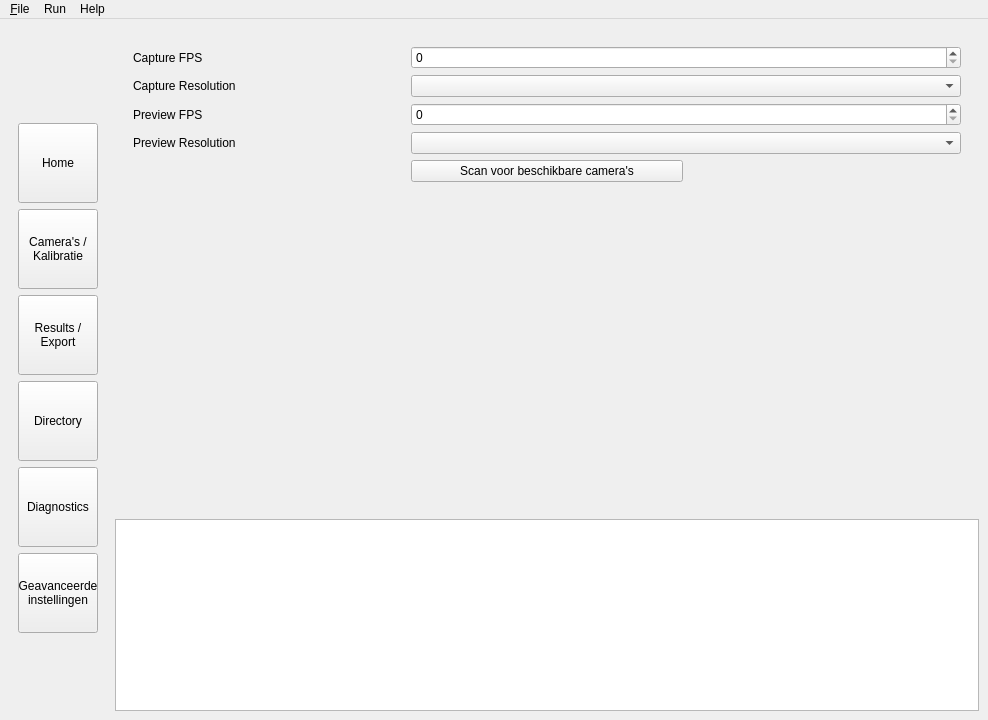
<?xml version="1.0" encoding="UTF-8"?>
<ui version="4.0">
 <class>MainWindow</class>
 <widget class="QMainWindow" name="MainWindow">
  <property name="enabled">
   <bool>true</bool>
  </property>
  <property name="geometry">
   <rect>
    <x>0</x>
    <y>0</y>
    <width>988</width>
    <height>720</height>
   </rect>
  </property>
  <property name="minimumSize">
   <size>
    <width>0</width>
    <height>0</height>
   </size>
  </property>
  <property name="maximumSize">
   <size>
    <width>16777215</width>
    <height>16777215</height>
   </size>
  </property>
  <property name="windowTitle">
   <string>MainWindow</string>
  </property>
  <property name="windowIcon">
   <iconset resource="../imagesGUI/resources.qrc">
    <normaloff>:/HU_Logo.png</normaloff>:/HU_Logo.png</iconset>
  </property>
  <widget class="QWidget" name="centralwidget">
   <property name="maximumSize">
    <size>
     <width>16777215</width>
     <height>16777215</height>
    </size>
   </property>
   <layout class="QGridLayout" name="gridLayout">
    <item row="1" column="3" colspan="3">
     <widget class="QFrame" name="frame_pages">
      <property name="frameShape">
       <enum>QFrame::NoFrame</enum>
      </property>
      <layout class="QGridLayout" name="gridLayout_2">
       <item row="0" column="1">
        <widget class="QStackedWidget" name="stackedWidget">
         <property name="currentIndex">
          <number>1</number>
         </property>
         <widget class="QWidget" name="page_home">
          <layout class="QGridLayout" name="gridLayout_4">
           <item row="2" column="2">
            <layout class="QHBoxLayout" name="horizontalLayout_2"/>
           </item>
           <item row="2" column="1">
            <widget class="QPushButton" name="btn_loadproject">
             <property name="sizePolicy">
              <sizepolicy hsizetype="Preferred" vsizetype="Preferred">
               <horstretch>0</horstretch>
               <verstretch>0</verstretch>
              </sizepolicy>
             </property>
             <property name="mouseTracking">
              <bool>true</bool>
             </property>
             <property name="text">
              <string>Load Project</string>
             </property>
            </widget>
           </item>
           <item row="1" column="1">
            <widget class="QPushButton" name="btn_newproject">
             <property name="sizePolicy">
              <sizepolicy hsizetype="Preferred" vsizetype="Preferred">
               <horstretch>0</horstretch>
               <verstretch>0</verstretch>
              </sizepolicy>
             </property>
             <property name="minimumSize">
              <size>
               <width>0</width>
               <height>0</height>
              </size>
             </property>
             <property name="maximumSize">
              <size>
               <width>16777215</width>
               <height>16777215</height>
              </size>
             </property>
             <property name="sizeIncrement">
              <size>
               <width>0</width>
               <height>0</height>
              </size>
             </property>
             <property name="baseSize">
              <size>
               <width>0</width>
               <height>0</height>
              </size>
             </property>
             <property name="mouseTracking">
              <bool>true</bool>
             </property>
             <property name="text">
              <string>New Project</string>
             </property>
             <property name="iconSize">
              <size>
               <width>16</width>
               <height>16</height>
              </size>
             </property>
            </widget>
           </item>
           <item row="3" column="1">
            <layout class="QVBoxLayout" name="verticalLayout_4"/>
           </item>
           <item row="2" column="0">
            <layout class="QHBoxLayout" name="horizontalLayout"/>
           </item>
           <item row="0" column="1">
            <widget class="QLabel" name="label_main_text">
             <property name="layoutDirection">
              <enum>Qt::LeftToRight</enum>
             </property>
             <property name="text">
              <string>Hallo!!</string>
             </property>
             <property name="textFormat">
              <enum>Qt::PlainText</enum>
             </property>
             <property name="alignment">
              <set>Qt::AlignCenter</set>
             </property>
            </widget>
           </item>
          </layout>
         </widget>
         <widget class="QWidget" name="page_cameras">
          <layout class="QGridLayout" name="gridLayout_3">
           <item row="3" column="0">
            <widget class="QLabel" name="lab_">
             <property name="text">
              <string>Preview Resolution</string>
             </property>
            </widget>
           </item>
           <item row="1" column="1" colspan="2">
            <widget class="QComboBox" name="combo_cap_res"/>
           </item>
           <item row="0" column="1" colspan="2">
            <widget class="QSpinBox" name="spin_cap_fps"/>
           </item>
           <item row="2" column="0">
            <widget class="QLabel" name="lab_pre_fps">
             <property name="text">
              <string>Preview FPS</string>
             </property>
            </widget>
           </item>
           <item row="0" column="0">
            <widget class="QLabel" name="lab_cap_fps">
             <property name="text">
              <string>Capture FPS</string>
             </property>
            </widget>
           </item>
           <item row="2" column="1" colspan="2">
            <widget class="QSpinBox" name="spin_pre_fps"/>
           </item>
           <item row="1" column="0">
            <widget class="QLabel" name="lab_cap_res">
             <property name="text">
              <string>Capture Resolution</string>
             </property>
            </widget>
           </item>
           <item row="3" column="1" colspan="2">
            <widget class="QComboBox" name="combo_res_fps"/>
           </item>
           <item row="5" column="0" colspan="3">
            <widget class="QFrame" name="frame_cam">
             <property name="frameShape">
              <enum>QFrame::NoFrame</enum>
             </property>
             <layout class="QGridLayout" name="gridLayout_6"/>
            </widget>
           </item>
           <item row="4" column="1">
            <widget class="QPushButton" name="search_cameras">
             <property name="text">
              <string>Scan voor beschikbare camera's</string>
             </property>
            </widget>
           </item>
          </layout>
         </widget>
         <widget class="QWidget" name="page_results">
          <widget class="QWidget" name="gridLayoutWidget">
           <property name="geometry">
            <rect>
             <x>-10</x>
             <y>-10</y>
             <width>861</width>
             <height>481</height>
            </rect>
           </property>
           <layout class="QGridLayout" name="gridLayout_8">
            <item row="0" column="0">
             <widget class="QPushButton" name="export_toml">
              <property name="text">
               <string>Export TOML</string>
              </property>
             </widget>
            </item>
           </layout>
          </widget>
         </widget>
         <widget class="QWidget" name="page_directory">
          <layout class="QGridLayout" name="gridLayout_7">
           <item row="0" column="0">
            <widget class="QFrame" name="frame_directory">
             <property name="frameShape">
              <enum>QFrame::NoFrame</enum>
             </property>
            </widget>
           </item>
          </layout>
         </widget>
         <widget class="QWidget" name="page_diagnostics">
          <layout class="QGridLayout" name="gridLayout_5"/>
         </widget>
         <widget class="QWidget" name="page_advanced_settings"/>
        </widget>
       </item>
      </layout>
     </widget>
    </item>
    <item row="2" column="3" colspan="3">
     <widget class="QPlainTextEdit" name="plaintextedit_console">
      <property name="sizePolicy">
       <sizepolicy hsizetype="Expanding" vsizetype="Minimum">
        <horstretch>0</horstretch>
        <verstretch>0</verstretch>
       </sizepolicy>
      </property>
      <property name="minimumSize">
       <size>
        <width>2</width>
        <height>0</height>
       </size>
      </property>
     </widget>
    </item>
    <item row="1" column="0" rowspan="2">
     <widget class="QFrame" name="frame_menu">
      <property name="maximumSize">
       <size>
        <width>100</width>
        <height>160000</height>
       </size>
      </property>
      <property name="frameShape">
       <enum>QFrame::NoFrame</enum>
      </property>
      <layout class="QVBoxLayout" name="verticalLayout">
       <item>
        <widget class="QLabel" name="label">
         <property name="minimumSize">
          <size>
           <width>80</width>
           <height>80</height>
          </size>
         </property>
         <property name="maximumSize">
          <size>
           <width>80</width>
           <height>80</height>
          </size>
         </property>
         <property name="frameShape">
          <enum>QFrame::NoFrame</enum>
         </property>
         <property name="text">
          <string/>
         </property>
         <property name="pixmap">
          <pixmap resource="../imagesGUI/resources.qrc">:/80x80 hu image.png</pixmap>
         </property>
        </widget>
       </item>
       <item>
        <widget class="QPushButton" name="btn_home">
         <property name="enabled">
          <bool>true</bool>
         </property>
         <property name="minimumSize">
          <size>
           <width>80</width>
           <height>80</height>
          </size>
         </property>
         <property name="maximumSize">
          <size>
           <width>80</width>
           <height>80</height>
          </size>
         </property>
         <property name="mouseTracking">
          <bool>true</bool>
         </property>
         <property name="text">
          <string>Home</string>
         </property>
        </widget>
       </item>
       <item>
        <widget class="QPushButton" name="btn_cameras">
         <property name="minimumSize">
          <size>
           <width>80</width>
           <height>80</height>
          </size>
         </property>
         <property name="maximumSize">
          <size>
           <width>80</width>
           <height>80</height>
          </size>
         </property>
         <property name="mouseTracking">
          <bool>true</bool>
         </property>
         <property name="text">
          <string>Camera's / 
Kalibratie</string>
         </property>
        </widget>
       </item>
       <item>
        <widget class="QPushButton" name="btn_results">
         <property name="minimumSize">
          <size>
           <width>80</width>
           <height>80</height>
          </size>
         </property>
         <property name="maximumSize">
          <size>
           <width>80</width>
           <height>80</height>
          </size>
         </property>
         <property name="sizeIncrement">
          <size>
           <width>0</width>
           <height>0</height>
          </size>
         </property>
         <property name="mouseTracking">
          <bool>true</bool>
         </property>
         <property name="text">
          <string>Results /
Export</string>
         </property>
        </widget>
       </item>
       <item>
        <widget class="QPushButton" name="btn_directory">
         <property name="minimumSize">
          <size>
           <width>80</width>
           <height>80</height>
          </size>
         </property>
         <property name="maximumSize">
          <size>
           <width>80</width>
           <height>80</height>
          </size>
         </property>
         <property name="sizeIncrement">
          <size>
           <width>0</width>
           <height>0</height>
          </size>
         </property>
         <property name="mouseTracking">
          <bool>true</bool>
         </property>
         <property name="text">
          <string>Directory</string>
         </property>
        </widget>
       </item>
       <item>
        <widget class="QPushButton" name="btn_diagnostics">
         <property name="minimumSize">
          <size>
           <width>80</width>
           <height>80</height>
          </size>
         </property>
         <property name="maximumSize">
          <size>
           <width>80</width>
           <height>80</height>
          </size>
         </property>
         <property name="mouseTracking">
          <bool>true</bool>
         </property>
         <property name="text">
          <string>Diagnostics</string>
         </property>
        </widget>
       </item>
       <item>
        <widget class="QPushButton" name="btn_advanced_settings">
         <property name="minimumSize">
          <size>
           <width>80</width>
           <height>80</height>
          </size>
         </property>
         <property name="maximumSize">
          <size>
           <width>80</width>
           <height>80</height>
          </size>
         </property>
         <property name="text">
          <string>Geavanceerde 
instellingen</string>
         </property>
        </widget>
       </item>
       <item>
        <spacer name="verticalSpacer">
         <property name="orientation">
          <enum>Qt::Vertical</enum>
         </property>
         <property name="sizeHint" stdset="0">
          <size>
           <width>20</width>
           <height>40</height>
          </size>
         </property>
        </spacer>
       </item>
      </layout>
     </widget>
    </item>
   </layout>
  </widget>
  <widget class="QMenuBar" name="menuBar">
   <property name="geometry">
    <rect>
     <x>0</x>
     <y>0</y>
     <width>988</width>
     <height>21</height>
    </rect>
   </property>
   <widget class="QMenu" name="menuFile">
    <property name="title">
     <string>&amp;File</string>
    </property>
    <addaction name="separator"/>
    <addaction name="actionNew_project"/>
    <addaction name="actionOpen_project"/>
    <addaction name="actionQuit"/>
   </widget>
   <widget class="QMenu" name="menuRun">
    <property name="title">
     <string>Run</string>
    </property>
   </widget>
   <widget class="QMenu" name="menuHelp">
    <property name="title">
     <string>Help</string>
    </property>
    <addaction name="actionOpen_documentation"/>
   </widget>
   <addaction name="menuFile"/>
   <addaction name="menuRun"/>
   <addaction name="menuHelp"/>
  </widget>
  <action name="actionRun">
   <property name="text">
    <string>Run</string>
   </property>
  </action>
  <action name="actionNew_project">
   <property name="text">
    <string>New project</string>
   </property>
  </action>
  <action name="actionOpen_project">
   <property name="text">
    <string>Open project</string>
   </property>
  </action>
  <action name="actionQuit">
   <property name="text">
    <string>Quit</string>
   </property>
  </action>
  <action name="actionOpen_documentation">
   <property name="text">
    <string>Open documentation</string>
   </property>
  </action>
 </widget>
 <resources>
  <include location="../imagesGUI/resources.qrc"/>
 </resources>
 <connections/>
</ui>
